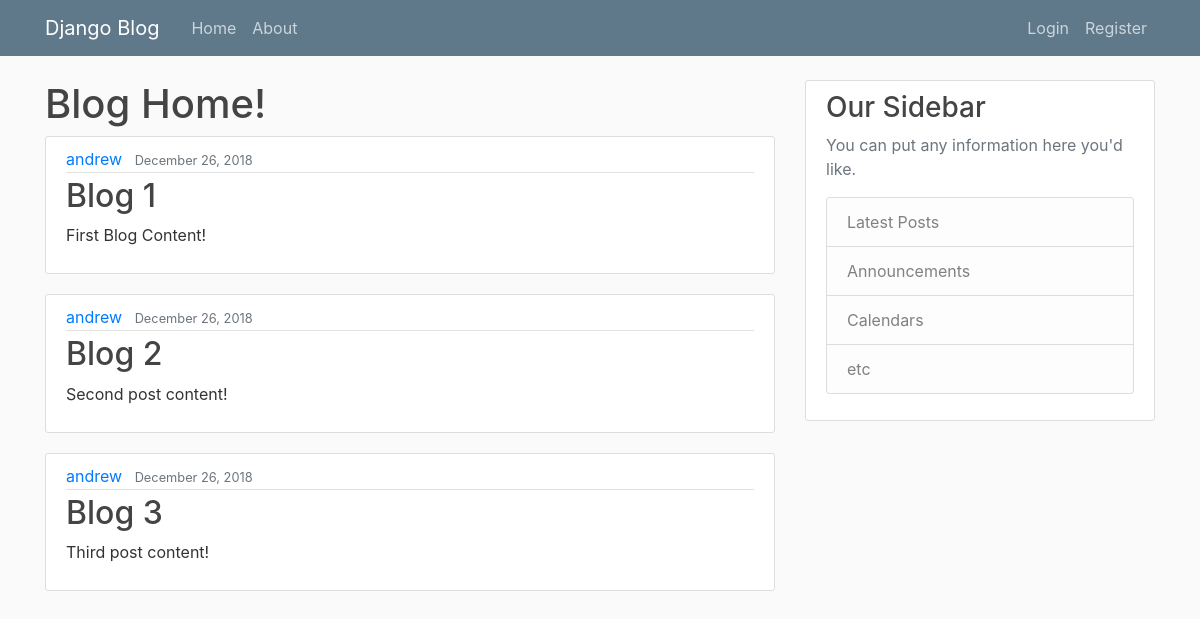
The page / on the database its author committed.
### blog/models.py (models this page shows, shortened)
class Post(models.Model):
	title = models.CharField(max_length=100)
	content = models.TextField()
	date_posted = models.DateTimeField(default=timezone.now)
	author = models.ForeignKey(User, on_delete=models.CASCADE)

### blog/views.py (the view)
# urls.py: path('', views.home, name='blog-home'),
def home(request):
	context = {
		'posts': Post.objects.all()
	}
	return render(request, 'blog/home.html', context)

### blog/templates/blog/home.html
{% extends "blog/base.html" %}
{% block content %}
	<h1>Blog Home!</h1>
	{% for post in posts %}
		<article class="media content-section">
		  	<div class="media-body">
		    	<div class="article-metadata">
		      		<a class="mr-2" href="#">{{ post.author }}</a>
		      		<small class="text-muted">{{ post.date_posted|date:"F d, Y" }}</small>
		    	</div>
		    	<h2><a class="article-title" href="#">{{ post.title }}</a></h2>
		    	<p class="article-content">{{ post.content }}</p>
		  	</div>
		</article>
	{% endfor %}
{% endblock content %}

### blog/static/blog/main.css (style rules this page uses)
body { background: #fafafa; color: #333333; margin-top: 5rem; }
h1, h2, h3, h4, h5, h6 { color: #444444; }
.content-section { background: #ffffff; padding: 10px 20px; border: 1px solid #dddddd; border-radius: 3px; margin-bottom: 20px; }
.article-title { color: #444444; }
.article-content { white-space: pre-line; }
.article-metadata { padding-bottom: 1px; margin-bottom: 4px; border-bottom: 1px solid #e3e3e3 }

### rows shown on the page
Post: author "andrew", date_posted "December 26, 2018", title "Blog 1", content "First Blog Content!"
Post: author "andrew", date_posted "December 26, 2018", title "Blog 2", content "Second post content!"
Post: author "andrew", date_posted "December 26, 2018", title "Blog 3", content "Third post content!"
